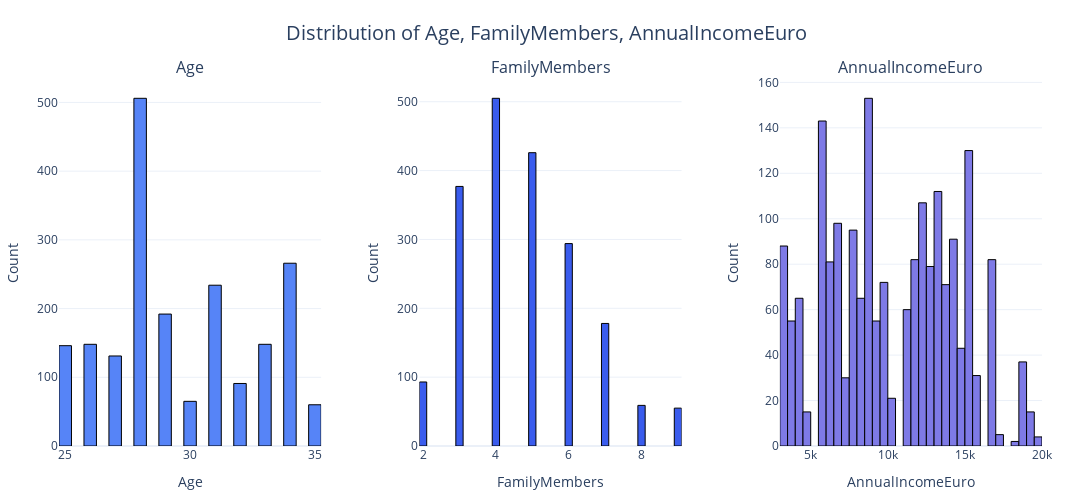

The code cell stored with this chart in its notebook:
### Code cell
plot_combined_histograms(
    travel_df, numerical_features, save_path="images/combined_histograms.png"
)

### Figure 1 — Plotly figure (JSON) as saved in the notebook; plotly's stock layout.template omitted (floating-point values rounded to 4 significant figures; data arrays with more than 128 entries replaced by an {"elided": "..."} marker saying what was removed)
{"data": [{"marker": {"color": "#5684F7", "line": {"color": "#000000", "width": 1}}, "name": "Age", "nbinsx": 40, "type": "histogram", "x": {"elided": "1987 int values"}, "xaxis": "x", "yaxis": "y"}, {"marker": {"color": "#3A5CED", "line": {"color": "#000000", "width": 1}}, "name": "FamilyMembers", "nbinsx": 40, "type": "histogram", "x": {"elided": "1987 int values"}, "xaxis": "x2", "yaxis": "y2"}, {"marker": {"color": "#7E7AE6", "line": {"color": "#000000", "width": 1}}, "name": "AnnualIncomeEuro", "nbinsx": 40, "type": "histogram", "x": {"elided": "1987 float values"}, "xaxis": "x3", "yaxis": "y3"}], "layout": {"annotations": [{"font": {"size": 16}, "showarrow": false, "text": "Age", "x": 0.1333, "xanchor": "center", "xref": "paper", "y": 1, "yanchor": "bottom", "yref": "paper"}, {"font": {"size": 16}, "showarrow": false, "text": "FamilyMembers", "x": 0.5, "xanchor": "center", "xref": "paper", "y": 1, "yanchor": "bottom", "yref": "paper"}, {"font": {"size": 16}, "showarrow": false, "text": "AnnualIncomeEuro", "x": 0.8667, "xanchor": "center", "xref": "paper", "y": 1, "yanchor": "bottom", "yref": "paper"}], "height": 500, "margin": {"b": 50, "l": 50, "r": 50, "t": 80}, "showlegend": false, "title": {"font": {"size": 20}, "text": "Distribution of Age, FamilyMembers, AnnualIncomeEuro", "x": 0.5}, "width": 1200, "xaxis": {"anchor": "y", "domain": [0, 0.2667], "title": {"font": {"size": 14}, "text": "Age"}}, "xaxis2": {"anchor": "y2", "domain": [0.3667, 0.6333], "title": {"font": {"size": 14}, "text": "FamilyMembers"}}, "xaxis3": {"anchor": "y3", "domain": [0.7333, 1], "title": {"font": {"size": 14}, "text": "AnnualIncomeEuro"}}, "yaxis": {"anchor": "x", "domain": [0, 1], "title": {"font": {"size": 14}, "text": "Count"}}, "yaxis2": {"anchor": "x2", "domain": [0, 1], "title": {"font": {"size": 14}, "text": "Count"}}, "yaxis3": {"anchor": "x3", "domain": [0, 1], "title": {"font": {"size": 14}, "text": "Count"}}}}
